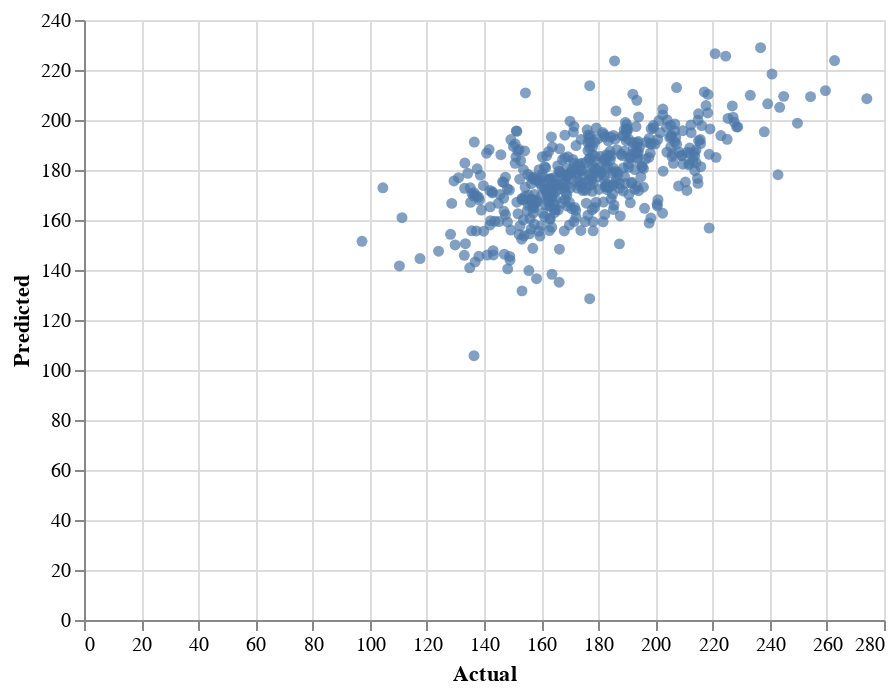

Notebook cell for this chart:
### Markdown cell above
## Part C: Experiment on multivariate linear regression with feature engineering or with any algorithms of your choice.

In this section, we will be performing multivariate linear regression with feature engineering using scikit-learn library<br><br>

This code performs the following steps:

1. Load the training and testing datasets.
2. Split the training dataset into training and validation datasets using train_test_split() function from Scikit-Learn.
3. Define the features and target variable.
4. Extract the features and target variable as numpy arrays for training and validation datasets.
5. Train a multivariate linear regression model using the training data.
6. Make predictions using the validation data.
7. Calculate the mean squared error and root mean squared error for the validation data.
8. Plot the predicted values against the actual values for the validation data using Altair.
9. Make predictions using the testing data.
10. Calculate the mean squared error and root mean squared error for the testing data.

### Code cell
import pandas as pd
import numpy as np
import matplotlib.pyplot as plt
import altair as alt
from sklearn.linear_model import LinearRegression
from sklearn.model_selection import train_test_split
from sklearn.metrics import mean_squared_error

# Load the training and testing datasets
train_data = pd.read_csv('cancer_us_county-training.csv')
test_data = pd.read_csv('cancer_us_county-testing.csv')

# Split the training dataset into training and validation datasets
train_set, val_set = train_test_split(train_data, test_size=0.2, random_state=42)

# Define the features and target variable
features = ['avgAnnCount', 'incidenceRate', 'medIncome', 'popEst2015']
target = 'TARGET_deathRate'

# Extract the features and target variable as numpy arrays for training
X_train = train_set[features].values
y_train = train_set[target].values

# Extract the features and target variable as numpy arrays for validation
X_val = val_set[features].values
y_val = val_set[target].values

# Train a multivariate linear regression model using the training data
reg = LinearRegression().fit(X_train, y_train)

# Make predictions using the validation data
y_pred = reg.predict(X_val)

# Calculate the mean squared error and root mean squared error for the validation data
mse = mean_squared_error(y_val, y_pred)
rmse = np.sqrt(mse)

print("Mean squared error (MSE) on validation data: {:.2f}".format(mse))
print("Root mean squared error (RMSE) on validation data: {:.2f}".format(rmse))

# Plot the predicted values against the actual values for the validation data
df = pd.DataFrame({'Actual': y_val, 'Predicted': y_pred})
charts = alt.Chart(df).mark_circle().encode(
    x='Actual',
    y='Predicted',
    tooltip=['Actual', 'Predicted']
).interactive()
charts

### Figure 1 — Vega-Lite specification as saved in the notebook (floating-point values rounded to 4 significant figures; data arrays with more than 128 entries replaced by an {"elided": "..."} marker saying what was removed)
{"config": {"view": {"continuousWidth": 400, "continuousHeight": 300}}, "data": {"name": "data-dad44a1bb67a47f59aac830317b07251"}, "mark": "circle", "encoding": {"tooltip": [{"field": "Actual", "type": "quantitative"}, {"field": "Predicted", "type": "quantitative"}], "x": {"field": "Actual", "type": "quantitative"}, "y": {"field": "Predicted", "type": "quantitative"}}, "selection": {"selector001": {"type": "interval", "bind": "scales", "encodings": ["x", "y"]}}, "$schema": "https://vega.github.io/schema/vega-lite/v4.17.0.json", "datasets": {"data-dad44a1bb67a47f59aac830317b07251": {"elided": "488 records"}}}
